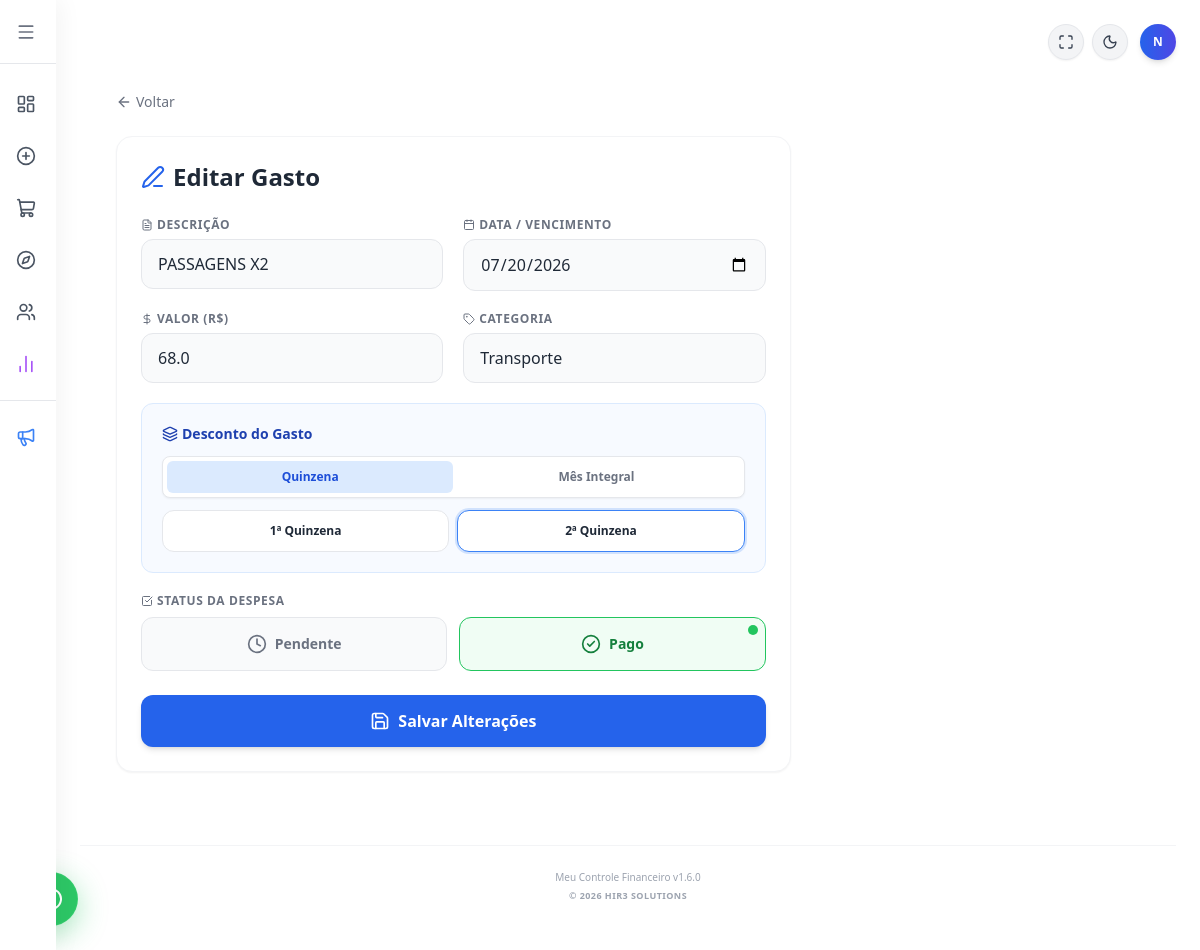
The app's page /editar_gasto/11 (signed in) with its own data.
### tables this page shows
CREATE TABLE gastos (
            id INTEGER PRIMARY KEY AUTOINCREMENT,
            descricao TEXT NOT NULL,
            categoria TEXT NOT NULL,
            valor REAL NOT NULL,
            quinzena INTEGER NOT NULL,
            status TEXT NOT NULL,
            data TEXT NOT NULL 
        , usuario_id INTEGER DEFAULT 1);

### flask_app.py (the view, shortened to what this page needs)
@app.route('/editar_gasto/<int:id>', methods=['GET', 'POST'])
def editar_gasto(id):
    if 'user_id' not in session:
        return redirect(url_for('login'))
    user_id = session['user_id']
    conexao = sqlite3.connect('financas.db')
    conexao.row_factory = sqlite3.Row
    cursor = conexao.cursor()
    try:
        cursor.execute("ALTER TABLE gastos ADD COLUMN quinzena INTEGER DEFAULT 0")
        conexao.commit()
    except sqlite3.OperationalError:
        pass
    cursor.execute("SELECT * FROM gastos WHERE id=? AND usuario_id=?", (id, user_id))
    gasto = cursor.fetchone()
    conexao.close()
    if not gasto:
        return "Gasto não encontrado ou sem permissão", 404
    return render_template('telas/novo_gasto.html', gasto=gasto)

### flask_app.py (called while the page is built)
@app.context_processor
def inject_global_vars():
    versao = "1.6.0"
    data_formatada = datetime.now().strftime('%B %Y').capitalize()
    return dict(
        versao_atual=versao,
        data_atual=data_formatada
    )

### templates/telas/novo_gasto.html (shortened to what this page needs)
{% extends "base.html" %}
{% block content %}
<div class="max-w-5xl mx-auto mt-2 pb-10 px-3 md:px-0">
    <a href="javascript:history.back()" class="flex items-center gap-1 text-gray-500 hover:text-blue-600 dark:text-gray-400 dark:hover:text-blue-400 mb-4 md:mb-6 transition-colors text-sm font-medium w-fit">
        <i data-lucide="arrow-left" class="w-4 h-4"></i>
        <span>Voltar</span>
    </a>
    <div class="grid grid-cols-1 lg:grid-cols-3 gap-6">
        <div class="lg:col-span-2">
            <div class="bg-white dark:bg-gray-800 p-4 md:p-6 rounded-2xl shadow-sm border border-gray-100 dark:border-gray-700">
                <h2 class="text-lg md:text-2xl font-black mb-4 md:mb-6 text-gray-800 dark:text-gray-100 flex items-center gap-2">
                    {% if gasto %}
                        <i data-lucide="edit-3" class="w-5 h-5 md:w-6 md:h-6 text-blue-600 dark:text-blue-400"></i> Editar Gasto
                    {% else %}
                        <i data-lucide="plus-circle" class="w-5 h-5 md:w-6 md:h-6 text-blue-600 dark:text-blue-400"></i> Registrar Novo Gasto
                    {% endif %}
                </h2>
                <form action="{{ '/editar_gasto/' ~ gasto.id if gasto else '/novo_gasto' }}" method="POST">
                    <div class="grid grid-cols-1 md:grid-cols-2 gap-3 md:gap-5 mb-3 md:mb-5">
                        <div>
                            <label class="block text-[11px] md:text-xs font-bold text-gray-500 dark:text-gray-400 uppercase tracking-wider mb-1 md:mb-1.5 flex items-center gap-1">
                                <i data-lucide="file-text" class="w-3 h-3"></i> Descrição
                            </label>
                            <input type="text" name="descricao" value="{{ gasto.descricao if gasto else '' }}" placeholder="Ex: Energia, Mercado..." required
                                   class="w-full px-3 py-2 md:px-4 md:py-3 text-sm md:text-base bg-gray-50 dark:bg-gray-900 border border-gray-200 dark:border-gray-700 rounded-xl text-gray-800 dark:text-gray-100 focus:outline-none focus:ring-2 focus:ring-blue-500 transition-colors">
                        </div>
                        <div>
                            <label class="block text-[11px] md:text-xs font-bold text-gray-500 dark:text-gray-400 uppercase tracking-wider mb-1 md:mb-1.5 flex items-center gap-1">
                                <i data-lucide="calendar" class="w-3 h-3"></i> Data / Vencimento
                            </label>
                            <input type="date" name="data_gasto" value="{{ gasto.data if gasto else '' }}" required
                                   class="w-full px-3 py-2 md:px-4 md:py-3 text-sm md:text-base bg-gray-50 dark:bg-gray-900 border border-gray-200 dark:border-gray-700 rounded-xl text-gray-800 dark:text-gray-100 focus:outline-none focus:ring-2 focus:ring-blue-500 transition-colors">
                        </div>
                    </div>
                    <div class="grid grid-cols-1 md:grid-cols-2 gap-3 md:gap-5 mb-4 md:mb-5">
                        <div>
                            <label class="block text-[11px] md:text-xs font-bold text-gray-500 dark:text-gray-400 uppercase tracking-wider mb-1 md:mb-1.5 flex items-center gap-1">
                                <i data-lucide="dollar-sign" class="w-3 h-3"></i> Valor (R$)
                            </label>
                            <input type="text" inputmode="text" name="valor" value="{{ gasto.valor if gasto else '' }}" placeholder="Ex: =10+15.50 ou 150.00" required onblur="avaliarCalculo(this)"
                                   class="w-full px-3 py-2 md:px-4 md:py-3 text-sm md:text-base bg-gray-50 dark:bg-gray-900 border border-gray-200 dark:border-gray-700 rounded-xl text-gray-800 dark:text-gray-100 focus:outline-none focus:ring-2 focus:ring-blue-500 transition-colors">
                        </div>
                        <div>
                            <label class="block text-[11px] md:text-xs font-bold text-gray-500 dark:text-gray-400 uppercase tracking-wider mb-1 md:mb-1.5 flex items-center gap-1">
                                <i data-lucide="tag" class="w-3 h-3"></i> Categoria
                            </label>
                            <input type="text" list="lista-categorias" name="categoria" value="{{ gasto.categoria if gasto else '' }}" placeholder="Escolha ou digite..." required
                                   class="w-full px-3 py-2 md:px-4 md:py-3 text-sm md:text-base bg-gray-50 dark:bg-gray-900 border border-gray-200 dark:border-gray-700 rounded-xl text-gray-800 dark:text-gray-100 focus:outline-none focus:ring-2 focus:ring-blue-500 transition-colors">
                        </div>
                    </div>
                    <div class="bg-blue-50/50 dark:bg-blue-900/10 p-3.5 md:p-5 rounded-xl border border-blue-100 dark:border-blue-900/30 mb-4 md:mb-5">
                        <label class="block text-sm font-bold text-blue-800 dark:text-blue-300 mb-2 md:mb-3 flex items-center gap-1">
                            <i data-lucide="layers" class="w-4 h-4"></i> Desconto do Gasto
                        </label>
                        <div class="flex bg-white dark:bg-gray-800 rounded-lg p-1 mb-3 border border-gray-200 dark:border-gray-700 shadow-sm">
                            <label class="flex-1 text-center cursor-pointer relative">
                                <div class="peer-checked:bg-blue-100 dark:peer-checked:bg-blue-900/50 peer-checked:text-blue-700 dark:peer-checked:text-blue-300 text-gray-500 dark:text-gray-400 text-[11px] md:text-xs font-bold py-2 rounded-md transition-all">
                                    Quinzena
                                </div>
                            </label>
                            <label class="flex-1 text-center cursor-pointer relative">
                                <div class="peer-checked:bg-indigo-100 dark:peer-checked:bg-indigo-900/50 peer-checked:text-indigo-700 dark:peer-checked:text-indigo-300 text-gray-500 dark:text-gray-400 text-[11px] md:text-xs font-bold py-2 rounded-md transition-all">
                                    Mês Integral
                                </div>
                            </label>
                        </div>
                        <div id="seletor-quinzena" class="grid grid-cols-2 gap-2 transition-all">
                            <label class="cursor-pointer">
                                <div class="p-2 md:p-3 bg-white dark:bg-gray-800 border border-gray-200 dark:border-gray-700 rounded-xl flex flex-col items-center gap-1 text-center transition-all peer-checked:border-blue-500 peer-checked:ring-2 peer-checked:ring-blue-500/20">
                                    <span class="text-xs font-bold text-gray-800 dark:text-gray-200">1ª Quinzena</span>
                                </div>
                            </label>
                            <label class="cursor-pointer">
                                <div class="p-2 md:p-3 bg-white dark:bg-gray-800 border border-gray-200 dark:border-gray-700 rounded-xl flex flex-col items-center gap-1 text-center transition-all peer-checked:border-blue-500 peer-checked:ring-2 peer-checked:ring-blue-500/20">
                                    <span class="text-xs font-bold text-gray-800 dark:text-gray-200">2ª Quinzena</span>
                                </div>
                            </label>
                        </div>
                    </div>
                    <div class="mb-5 md:mb-6">
                        <label class="block text-[11px] md:text-xs font-bold text-gray-500 dark:text-gray-400 uppercase tracking-wider mb-2 flex items-center gap-1">
                            <i data-lucide="check-square" class="w-3 h-3"></i> Status da Despesa
                        </label>
                        <div class="flex gap-3">
                            <label class="flex-1 cursor-pointer relative">
                                <div class="p-3 md:p-4 bg-gray-50 dark:bg-gray-900 border border-gray-200 dark:border-gray-700 rounded-xl flex flex-col sm:flex-row items-center justify-center gap-2 text-center transition-all peer-checked:border-yellow-400 peer-checked:bg-yellow-50 dark:peer-checked:bg-yellow-900/20 peer-checked:text-yellow-700 dark:peer-checked:text-yellow-400 text-gray-500 dark:text-gray-400 hover:bg-gray-100 dark:hover:bg-gray-800">
                                    <i data-lucide="clock" class="w-5 h-5"></i>
                                    <span class="text-sm font-bold">Pendente</span>
                                </div>
                            </label>
                            <label class="flex-1 cursor-pointer relative">
                                <div class="p-3 md:p-4 bg-gray-50 dark:bg-gray-900 border border-gray-200 dark:border-gray-700 rounded-xl flex flex-col sm:flex-row items-center justify-center gap-2 text-center transition-all peer-checked:border-green-500 peer-checked:bg-green-50 dark:peer-checked:bg-green-900/20 peer-checked:text-green-700 dark:peer-checked:text-green-400 text-gray-500 dark:text-gray-400 hover:bg-gray-100 dark:hover:bg-gray-800">
                                    <i data-lucide="check-circle-2" class="w-5 h-5"></i>
                                    <span class="text-sm font-bold">Pago</span>
                                </div>
                                <div class="absolute top-2 right-2 w-2.5 h-2.5 rounded-full bg-green-500 opacity-0 peer-checked:opacity-100 transition-opacity"></div>
                            </label>
                        </div>
                    </div>
                    <button type="submit" class="w-full bg-blue-600 hover:bg-blue-700 text-white font-bold py-3 md:py-3.5 px-4 rounded-xl transition duration-200 shadow-md flex items-center justify-center gap-2 text-sm md:text-base">
                        <i data-lucide="save" class="w-4 h-4 md:w-5 md:h-5"></i> {% if gasto %}Salvar Alterações{% else %}Guardar Gasto{% endif %}
                    </button>
                </form>
            </div>
        </div>
    </div>
</div>
{% endblock %}

### records on screen
gastos: descricao "PASSAGENS X2", data_gasto "07/20/2026", valor "68.0", categoria "Transporte"

### other values on screen
{{ session.get('usuario', 'U')[:1].upper() }} "N"
{{ versao_atual }} "1.6.0"
